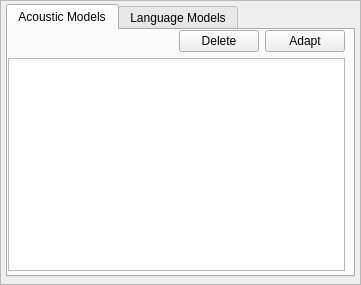
<?xml version="1.0" encoding="UTF-8"?>
<ui version="4.0">
 <class>ModelSettingsPane</class>
 <widget class="QFrame" name="ModelSettingsPane">
  <property name="geometry">
   <rect>
    <x>0</x>
    <y>0</y>
    <width>361</width>
    <height>285</height>
   </rect>
  </property>
  <property name="windowTitle">
   <string>Frame</string>
  </property>
  <property name="frameShape">
   <enum>QFrame::StyledPanel</enum>
  </property>
  <property name="frameShadow">
   <enum>QFrame::Raised</enum>
  </property>
  <widget class="QWidget" name="gridLayoutWidget">
   <property name="geometry">
    <rect>
     <x>6</x>
     <y>4</y>
     <width>349</width>
     <height>273</height>
    </rect>
   </property>
   <layout class="QGridLayout" name="gridLayout">
    <item row="0" column="0">
     <widget class="QTabWidget" name="tabWidgetModels">
      <property name="currentIndex">
       <number>0</number>
      </property>
      <widget class="QWidget" name="tabAcoustic">
       <attribute name="title">
        <string>Acoustic Models</string>
       </attribute>
       <widget class="QWidget" name="gridLayoutWidget_2">
        <property name="geometry">
         <rect>
          <x>0</x>
          <y>0</y>
          <width>337</width>
          <height>241</height>
         </rect>
        </property>
        <layout class="QGridLayout" name="gridLayoutAcoustic">
         <item row="0" column="2">
          <widget class="QPushButton" name="btnAdaptAcoustic">
           <property name="text">
            <string>Adapt</string>
           </property>
          </widget>
         </item>
         <item row="1" column="0" colspan="3">
          <widget class="QListWidget" name="listWidgetAcoustic"/>
         </item>
         <item row="0" column="0">
          <spacer name="horizontalSpacer">
           <property name="orientation">
            <enum>Qt::Horizontal</enum>
           </property>
           <property name="sizeHint" stdset="0">
            <size>
             <width>40</width>
             <height>20</height>
            </size>
           </property>
          </spacer>
         </item>
         <item row="0" column="1">
          <widget class="QPushButton" name="btnAdaptDelete">
           <property name="text">
            <string>Delete</string>
           </property>
          </widget>
         </item>
        </layout>
       </widget>
      </widget>
      <widget class="QWidget" name="tabLanguage">
       <attribute name="title">
        <string>Language Models</string>
       </attribute>
       <widget class="QWidget" name="gridLayoutWidget_3">
        <property name="geometry">
         <rect>
          <x>0</x>
          <y>0</y>
          <width>337</width>
          <height>241</height>
         </rect>
        </property>
        <layout class="QGridLayout" name="gridLayoutLanguage">
         <item row="0" column="1">
          <widget class="QPushButton" name="btnLanguageDelete">
           <property name="text">
            <string>Adapt</string>
           </property>
          </widget>
         </item>
         <item row="1" column="0" colspan="2">
          <widget class="QListWidget" name="listWidgetLanguage"/>
         </item>
         <item row="0" column="0">
          <spacer name="horizontalSpacer_4">
           <property name="orientation">
            <enum>Qt::Horizontal</enum>
           </property>
           <property name="sizeHint" stdset="0">
            <size>
             <width>40</width>
             <height>20</height>
            </size>
           </property>
          </spacer>
         </item>
        </layout>
       </widget>
      </widget>
     </widget>
    </item>
   </layout>
  </widget>
 </widget>
 <resources/>
 <connections/>
</ui>
